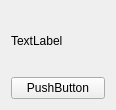
<?xml version="1.0" encoding="UTF-8"?>
<ui version="4.0">
 <class>Form</class>
 <widget class="QWidget" name="Form">
  <property name="geometry">
   <rect>
    <x>0</x>
    <y>0</y>
    <width>116</width>
    <height>110</height>
   </rect>
  </property>
  <property name="windowTitle">
   <string>Form</string>
  </property>
  <layout class="QVBoxLayout" name="verticalLayout">
   <item>
    <widget class="QLabel" name="label">
     <property name="text">
      <string>TextLabel</string>
     </property>
    </widget>
   </item>
   <item>
    <widget class="QPushButton" name="pushButton">
     <property name="text">
      <string>PushButton</string>
     </property>
    </widget>
   </item>
  </layout>
 </widget>
 <resources/>
 <connections/>
</ui>
